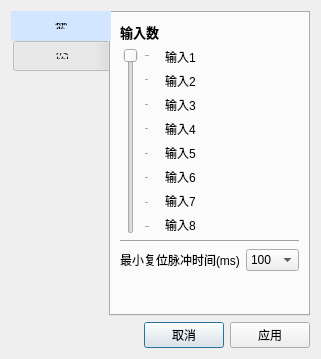
<?xml version="1.0" encoding="UTF-8"?>
<ui version="4.0">
 <class>apply_reset_setting</class>
 <widget class="QDialog" name="apply_reset_setting">
  <property name="geometry">
   <rect>
    <x>0</x>
    <y>0</y>
    <width>313</width>
    <height>337</height>
   </rect>
  </property>
  <property name="windowTitle">
   <string>Dialog</string>
  </property>
  <layout class="QGridLayout" name="gridLayout_2">
   <item row="1" column="0">
    <layout class="QHBoxLayout" name="horizontalLayout">
     <item>
      <spacer name="horizontalSpacer_2">
       <property name="orientation">
        <enum>Qt::Horizontal</enum>
       </property>
       <property name="sizeHint" stdset="0">
        <size>
         <width>40</width>
         <height>20</height>
        </size>
       </property>
      </spacer>
     </item>
     <item>
      <widget class="QPushButton" name="pushButton_cancle">
       <property name="text">
        <string>取消</string>
       </property>
      </widget>
     </item>
     <item>
      <widget class="QPushButton" name="pushButton_apply">
       <property name="text">
        <string>应用</string>
       </property>
      </widget>
     </item>
    </layout>
   </item>
   <item row="0" column="0">
    <widget class="QTabWidget" name="tabWidget">
     <property name="font">
      <font>
       <family>Arial</family>
      </font>
     </property>
     <property name="styleSheet">
      <string notr="true">QTabBar::tab { width: 100px;height:30px }
QTabBar::tab:selected { background-color: rgb(210,230,255); }</string>
     </property>
     <property name="tabPosition">
      <enum>QTabWidget::West</enum>
     </property>
     <property name="tabShape">
      <enum>QTabWidget::Rounded</enum>
     </property>
     <property name="currentIndex">
      <number>0</number>
     </property>
     <property name="iconSize">
      <size>
       <width>16</width>
       <height>10</height>
      </size>
     </property>
     <property name="elideMode">
      <enum>Qt::ElideNone</enum>
     </property>
     <property name="documentMode">
      <bool>false</bool>
     </property>
     <property name="tabsClosable">
      <bool>false</bool>
     </property>
     <widget class="QWidget" name="tab_param">
      <property name="font">
       <font>
        <family>Arial</family>
       </font>
      </property>
      <attribute name="title">
       <string>参数</string>
      </attribute>
      <layout class="QGridLayout" name="gridLayout">
       <item row="0" column="0">
        <widget class="QLabel" name="label_9">
         <property name="font">
          <font>
           <family>Arial</family>
           <pointsize>10</pointsize>
           <weight>75</weight>
           <bold>true</bold>
          </font>
         </property>
         <property name="text">
          <string>输入数</string>
         </property>
        </widget>
       </item>
       <item row="1" column="1">
        <widget class="QLabel" name="label_input1">
         <property name="minimumSize">
          <size>
           <width>50</width>
           <height>0</height>
          </size>
         </property>
         <property name="font">
          <font>
           <family>Arial</family>
          </font>
         </property>
         <property name="text">
          <string>输入1</string>
         </property>
        </widget>
       </item>
       <item row="2" column="1">
        <widget class="QLabel" name="label_input2">
         <property name="font">
          <font>
           <family>Arial</family>
          </font>
         </property>
         <property name="text">
          <string>输入2</string>
         </property>
        </widget>
       </item>
       <item row="3" column="1">
        <widget class="QLabel" name="label_input3">
         <property name="font">
          <font>
           <family>Arial</family>
          </font>
         </property>
         <property name="text">
          <string>输入3</string>
         </property>
        </widget>
       </item>
       <item row="4" column="1">
        <widget class="QLabel" name="label_input4">
         <property name="font">
          <font>
           <family>Arial</family>
          </font>
         </property>
         <property name="text">
          <string>输入4</string>
         </property>
        </widget>
       </item>
       <item row="5" column="1">
        <widget class="QLabel" name="label_input5">
         <property name="font">
          <font>
           <family>Arial</family>
          </font>
         </property>
         <property name="text">
          <string>输入5</string>
         </property>
        </widget>
       </item>
       <item row="6" column="1">
        <widget class="QLabel" name="label_input6">
         <property name="font">
          <font>
           <family>Arial</family>
          </font>
         </property>
         <property name="text">
          <string>输入6</string>
         </property>
        </widget>
       </item>
       <item row="7" column="1">
        <widget class="QLabel" name="label_input7">
         <property name="font">
          <font>
           <family>Arial</family>
          </font>
         </property>
         <property name="text">
          <string>输入7</string>
         </property>
        </widget>
       </item>
       <item row="8" column="1">
        <widget class="QLabel" name="label_input8">
         <property name="font">
          <font>
           <family>Arial</family>
          </font>
         </property>
         <property name="text">
          <string>输入8</string>
         </property>
        </widget>
       </item>
       <item row="9" column="0" colspan="2">
        <widget class="Line" name="line_2">
         <property name="orientation">
          <enum>Qt::Horizontal</enum>
         </property>
        </widget>
       </item>
       <item row="10" column="0" colspan="2">
        <layout class="QHBoxLayout" name="horizontalLayout_2">
         <item>
          <widget class="QLabel" name="label">
           <property name="text">
            <string>最小复位脉冲时间(ms)</string>
           </property>
          </widget>
         </item>
         <item>
          <widget class="QComboBox" name="comboBox_min_reset_time">
           <item>
            <property name="text">
             <string>100</string>
            </property>
           </item>
           <item>
            <property name="text">
             <string>350</string>
            </property>
           </item>
          </widget>
         </item>
        </layout>
       </item>
       <item row="11" column="0">
        <spacer name="verticalSpacer">
         <property name="orientation">
          <enum>Qt::Vertical</enum>
         </property>
         <property name="sizeHint" stdset="0">
          <size>
           <width>20</width>
           <height>41</height>
          </size>
         </property>
        </spacer>
       </item>
       <item row="1" column="0" rowspan="8">
        <widget class="QSlider" name="verticalSlider_inputnum">
         <property name="minimumSize">
          <size>
           <width>30</width>
           <height>0</height>
          </size>
         </property>
         <property name="styleSheet">
          <string notr="true">QSlider::handle:vertical { width: 20px; }
QSlider::groove:vertical { width: 15px; }</string>
         </property>
         <property name="minimum">
          <number>1</number>
         </property>
         <property name="maximum">
          <number>8</number>
         </property>
         <property name="singleStep">
          <number>1</number>
         </property>
         <property name="pageStep">
          <number>1</number>
         </property>
         <property name="value">
          <number>1</number>
         </property>
         <property name="sliderPosition">
          <number>1</number>
         </property>
         <property name="tracking">
          <bool>true</bool>
         </property>
         <property name="orientation">
          <enum>Qt::Vertical</enum>
         </property>
         <property name="invertedAppearance">
          <bool>true</bool>
         </property>
         <property name="invertedControls">
          <bool>false</bool>
         </property>
         <property name="tickPosition">
          <enum>QSlider::TicksBelow</enum>
         </property>
         <property name="tickInterval">
          <number>1</number>
         </property>
        </widget>
       </item>
      </layout>
     </widget>
     <widget class="QWidget" name="tab_exegesis">
      <attribute name="title">
       <string>标签注释</string>
      </attribute>
      <layout class="QGridLayout" name="gridLayout_4">
       <item row="3" column="0">
        <widget class="QLabel" name="label_einput4">
         <property name="font">
          <font>
           <family>Arial</family>
          </font>
         </property>
         <property name="text">
          <string>释放3</string>
         </property>
        </widget>
       </item>
       <item row="1" column="0">
        <widget class="QLabel" name="label_einput2">
         <property name="font">
          <font>
           <family>Arial</family>
          </font>
         </property>
         <property name="text">
          <string>释放1</string>
         </property>
        </widget>
       </item>
       <item row="3" column="1">
        <widget class="QLineEdit" name="lineEdit_einput4">
         <property name="font">
          <font>
           <family>Arial</family>
          </font>
         </property>
         <property name="maxLength">
          <number>10</number>
         </property>
        </widget>
       </item>
       <item row="0" column="0">
        <widget class="QLabel" name="label_einput1">
         <property name="font">
          <font>
           <family>Arial</family>
          </font>
         </property>
         <property name="text">
          <string>复位</string>
         </property>
        </widget>
       </item>
       <item row="1" column="1">
        <widget class="QLineEdit" name="lineEdit_einput2">
         <property name="font">
          <font>
           <family>Arial</family>
          </font>
         </property>
         <property name="maxLength">
          <number>10</number>
         </property>
        </widget>
       </item>
       <item row="2" column="0">
        <widget class="QLabel" name="label_einput3">
         <property name="font">
          <font>
           <family>Arial</family>
          </font>
         </property>
         <property name="text">
          <string>释放2</string>
         </property>
        </widget>
       </item>
       <item row="2" column="1">
        <widget class="QLineEdit" name="lineEdit_einput3">
         <property name="font">
          <font>
           <family>Arial</family>
          </font>
         </property>
         <property name="maxLength">
          <number>10</number>
         </property>
        </widget>
       </item>
       <item row="0" column="1">
        <widget class="QLineEdit" name="lineEdit_einput1">
         <property name="font">
          <font>
           <family>Arial</family>
          </font>
         </property>
         <property name="inputMask">
          <string/>
         </property>
         <property name="text">
          <string/>
         </property>
         <property name="maxLength">
          <number>10</number>
         </property>
         <property name="frame">
          <bool>true</bool>
         </property>
        </widget>
       </item>
       <item row="8" column="0" colspan="2">
        <widget class="Line" name="line">
         <property name="styleSheet">
          <string notr="true">border-top: 1px dotted;</string>
         </property>
         <property name="orientation">
          <enum>Qt::Horizontal</enum>
         </property>
        </widget>
       </item>
       <item row="5" column="0">
        <widget class="QLabel" name="label_einput6">
         <property name="font">
          <font>
           <family>Arial</family>
          </font>
         </property>
         <property name="text">
          <string>释放5</string>
         </property>
        </widget>
       </item>
       <item row="4" column="0">
        <widget class="QLabel" name="label_einput5">
         <property name="font">
          <font>
           <family>Arial</family>
          </font>
         </property>
         <property name="text">
          <string>释放4</string>
         </property>
        </widget>
       </item>
       <item row="6" column="0">
        <widget class="QLabel" name="label_einput7">
         <property name="font">
          <font>
           <family>Arial</family>
          </font>
         </property>
         <property name="text">
          <string>释放6</string>
         </property>
        </widget>
       </item>
       <item row="9" column="1">
        <widget class="QLineEdit" name="lineEdit_eoutput1">
         <property name="font">
          <font>
           <family>Arial</family>
          </font>
         </property>
         <property name="maxLength">
          <number>10</number>
         </property>
        </widget>
       </item>
       <item row="6" column="1">
        <widget class="QLineEdit" name="lineEdit_einput7">
         <property name="font">
          <font>
           <family>Arial</family>
          </font>
         </property>
         <property name="maxLength">
          <number>10</number>
         </property>
        </widget>
       </item>
       <item row="4" column="1">
        <widget class="QLineEdit" name="lineEdit_einput5">
         <property name="font">
          <font>
           <family>Arial</family>
          </font>
         </property>
         <property name="maxLength">
          <number>10</number>
         </property>
        </widget>
       </item>
       <item row="7" column="1">
        <widget class="QLineEdit" name="lineEdit_einput8">
         <property name="font">
          <font>
           <family>Arial</family>
          </font>
         </property>
         <property name="maxLength">
          <number>10</number>
         </property>
        </widget>
       </item>
       <item row="5" column="1">
        <widget class="QLineEdit" name="lineEdit_einput6">
         <property name="font">
          <font>
           <family>Arial</family>
          </font>
         </property>
         <property name="maxLength">
          <number>10</number>
         </property>
        </widget>
       </item>
       <item row="9" column="0">
        <widget class="QLabel" name="label_eoutput1">
         <property name="font">
          <font>
           <family>Arial</family>
          </font>
         </property>
         <property name="text">
          <string>启用</string>
         </property>
        </widget>
       </item>
       <item row="11" column="0">
        <spacer name="verticalSpacer_2">
         <property name="orientation">
          <enum>Qt::Vertical</enum>
         </property>
         <property name="sizeHint" stdset="0">
          <size>
           <width>20</width>
           <height>40</height>
          </size>
         </property>
        </spacer>
       </item>
       <item row="7" column="0">
        <widget class="QLabel" name="label_einput8">
         <property name="font">
          <font>
           <family>Arial</family>
          </font>
         </property>
         <property name="text">
          <string>释放7</string>
         </property>
        </widget>
       </item>
       <item row="10" column="0">
        <widget class="QLabel" name="label_eoutput2">
         <property name="text">
          <string>要求复位</string>
         </property>
        </widget>
       </item>
       <item row="10" column="1">
        <widget class="QLineEdit" name="lineEdit_eoutput2"/>
       </item>
      </layout>
     </widget>
    </widget>
   </item>
  </layout>
 </widget>
 <resources/>
 <connections/>
</ui>
